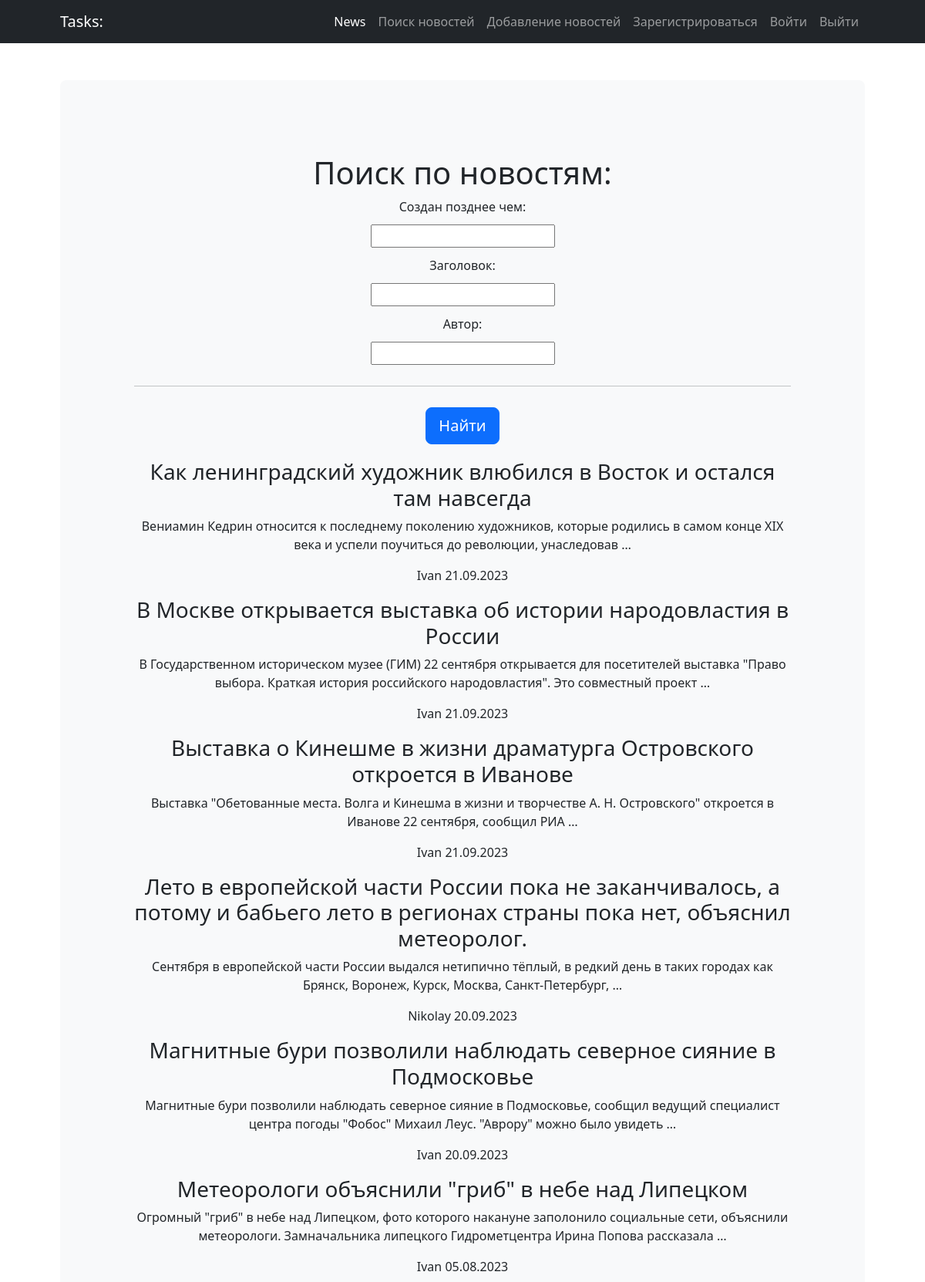
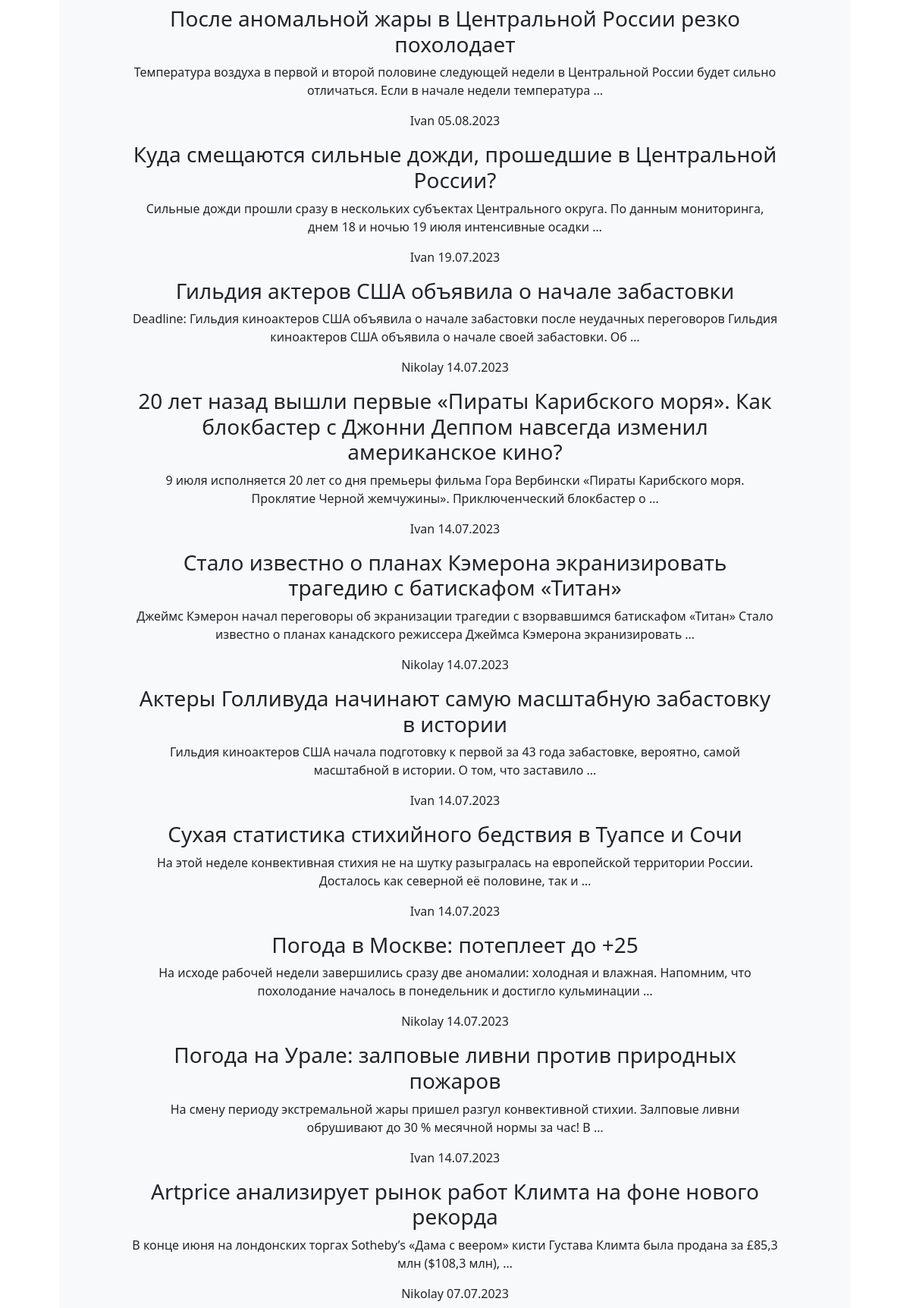
The app's page /news/search/ (upper part) with its own data (2 pictures, top to bottom).
### news/models.py (models this page shows, shortened)
class Post(models.Model):
    NEWS = 'NW'
    ARTICLE = 'AR'
    TYPE_CHOICES = (
        (NEWS, 'Новость'),
        (ARTICLE, 'Статья')
    )
    type = models.CharField(max_length=2, choices=TYPE_CHOICES, default=ARTICLE)
    timePost = models.DateTimeField(auto_now_add=True)
    title = models.CharField(max_length=255)
    textPost = models.TextField()
    ratingPost = models.IntegerField(default=0)
    author = models.ForeignKey(Author, on_delete=models.CASCADE)
    category = models.ManyToManyField(Category, through='PostCategory')

class Author(models.Model):
    ratingAuthor = models.IntegerField(default=0)
    authorUser = models.OneToOneField(User, on_delete=models.CASCADE)
    def __str__(self):
        return f'{self.authorUser}'

### news/views.py (the view)
# urls.py: path('search/', Search.as_view(), name='post_search'),
class Search(ListView):
    model = Post
    template_name = 'search.html'
    queryset = Post.objects.order_by('-timePost')
    def get_context_data(self, **kwargs):
        context = super().get_context_data(**kwargs)
        context['filter'] = PostFilter(self.request.GET, queryset=self.get_queryset())
        return context

### news/templatetags/custom_filters.py (called while the page is built)
@register.filter (name = 'censor')
def censor(value):
    censor_text = value
    for word in bad_word:
        if word in value:
            censor_text = value.replace(word, '***')
        return censor_text

### templates/search.html (shortened to what this page needs)
{% extends 'flatpages/default.html' %}
{% load custom_filters %}
{% block content %}
<h1>Поиск по новостям:</h1>
<form class="form-label" method="GET">
   {{ filter.form }} <hr>
   <input class="btn btn-primary btn-lg" type="submit" value="Найти">
</form>
{% for post in filter.qs %}
    <h3> {{ post.title|censor }} </h3>
    <p> {{ post.textPost|censor|truncatewords:20}} </p>
    <p> {{ post.author }} {{ post.timePost|date:'d.m.Y' }} </p>
{% endfor %}
{% endblock content %}

### records on screen
Post: title|censor "Как ленинградский художник влюбился в Восток и остался там навсегда", textPost|censor "Вениамин Кедрин относится к последнему поколению художников, которые родились в самом конце XIX века и успели поучиться до революции, унаследовав …", author "Ivan", timePost "21.09.2023"
Post: title|censor "В Москве открывается выставка об истории народовластия в России", textPost|censor "В Государственном историческом музее (ГИМ) 22 сентября открывается для посетителей выставка \"Право выбора. Краткая история российского народовластия\". Это совместный проект …", author "Ivan", timePost "21.09.2023"
Post: title|censor "Выставка о Кинешме в жизни драматурга Островского откроется в Иванове", textPost|censor "Выставка \"Обетованные места. Волга и Кинешма в жизни и творчестве А. Н. Островского\" откроется в Иванове 22 сентября, сообщил РИА …", author "Ivan", timePost "21.09.2023"
Post: title|censor "Лето в европейской части России пока не заканчивалось, а потому и бабьего лето в регионах страны пока нет, объяснил метеоролог.", textPost|censor "Сентября в европейской части России выдался нетипично тёплый, в редкий день в таких городах как Брянск, Воронеж, Курск, Москва, Санкт-Петербург, …", author "Nikolay", timePost "20.09.2023"
Post: title|censor "Магнитные бури позволили наблюдать северное сияние в Подмосковье", textPost|censor "Магнитные бури позволили наблюдать северное сияние в Подмосковье, сообщил ведущий специалист центра погоды \"Фобос\" Михаил Леус. \"Аврору\" можно было увидеть …", author "Ivan", timePost "20.09.2023"
Post: title|censor "Метеорологи объяснили \"гриб\" в небе над Липецком", textPost|censor "Огромный \"гриб\" в небе над Липецком, фото которого накануне заполонило социальные сети, объяснили метеорологи. Замначальника липецкого Гидрометцентра Ирина Попова рассказала …", author "Ivan", timePost "05.08.2023"
Post: title|censor "После аномальной жары в Центральной России резко похолодает", textPost|censor "Температура воздуха в первой и второй половине следующей недели в Центральной России будет сильно отличаться. Если в начале недели температура …", author "Ivan", timePost "05.08.2023"
Post: title|censor "Куда смещаются сильные дожди, прошедшие в Центральной России?", textPost|censor "Сильные дожди прошли сразу в нескольких субъектах Центрального округа. По данным мониторинга, днем 18 и ночью 19 июля интенсивные осадки …", author "Ivan", timePost "19.07.2023"
Post: title|censor "Гильдия актеров США объявила о начале забастовки", textPost|censor "Deadline: Гильдия киноактеров США объявила о начале забастовки после неудачных переговоров Гильдия киноактеров США объявила о начале своей забастовки. Об …", author "Nikolay", timePost "14.07.2023"
Post: title|censor "20 лет назад вышли первые «Пираты Карибского моря». Как блокбастер с Джонни Деппом навсегда изменил американское кино?", textPost|censor "9 июля исполняется 20 лет со дня премьеры фильма Гора Вербински «Пираты Карибского моря. Проклятие Черной жемчужины». Приключенческий блокбастер о …", author "Ivan", timePost "14.07.2023"
Post: title|censor "Стало известно о планах Кэмерона экранизировать трагедию с батискафом «Титан»", textPost|censor "Джеймс Кэмерон начал переговоры об экранизации трагедии с взорвавшимся батискафом «Титан» Стало известно о планах канадского режиссера Джеймса Кэмерона экранизировать …", author "Nikolay", timePost "14.07.2023"
Post: title|censor "Актеры Голливуда начинают самую масштабную забастовку в истории", textPost|censor "Гильдия киноактеров США начала подготовку к первой за 43 года забастовке, вероятно, самой масштабной в истории. О том, что заставило …", author "Ivan", timePost "14.07.2023"
Post: title|censor "Сухая статистика стихийного бедствия в Туапсе и Сочи", textPost|censor "На этой неделе конвективная стихия не на шутку разыгралась на европейской территории России. Досталось как северной её половине, так и …", author "Ivan", timePost "14.07.2023"
Post: title|censor "Погода в Москве: потеплеет до +25", textPost|censor "На исходе рабочей недели завершились сразу две аномалии: холодная и влажная. Напомним, что похолодание началось в понедельник и достигло кульминации …", author "Nikolay", timePost "14.07.2023"
Post: title|censor "Погода на Урале: залповые ливни против природных пожаров", textPost|censor "На смену периоду экстремальной жары пришел разгул конвективной стихии. Залповые ливни обрушивают до 30 % месячной нормы за час! В …", author "Ivan", timePost "14.07.2023"
Post: title|censor "Artprice анализирует рынок работ Климта на фоне нового рекорда", textPost|censor "В конце июня на лондонских торгах Sotheby’s «Дама с веером» кисти Густава Климта была продана за £85,3 млн ($108,3 млн), …", author "Nikolay", timePost "07.07.2023"
